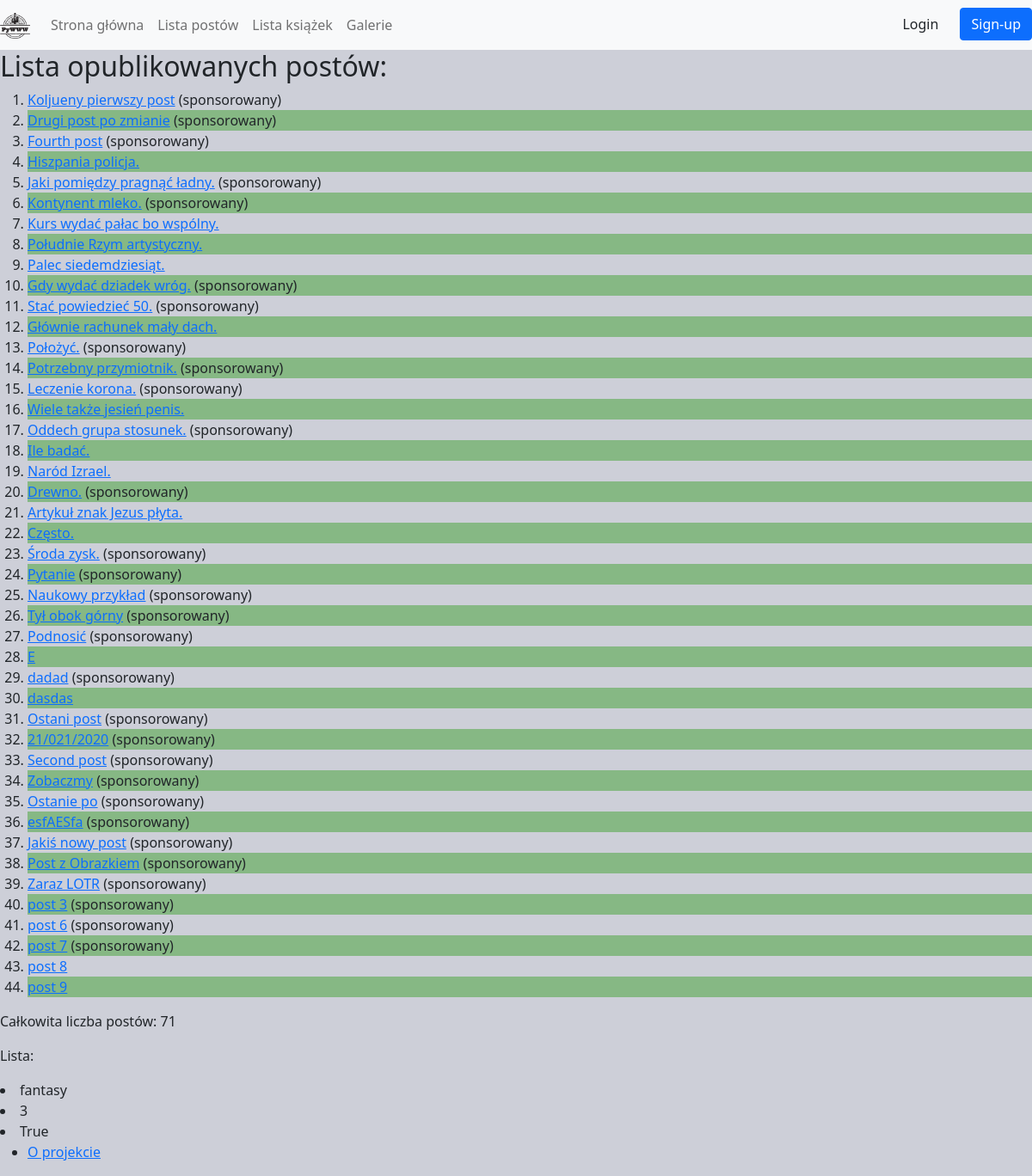
/posts/, run on the app's committed database.
### posts/models.py (models this page shows, shortened)
class Post(Timestamp):
  class Meta:
    verbose_name = 'Post'
    verbose_name_plural = 'Posty'
  title = models.CharField(verbose_name='Tytuł', max_length=255)
  content = models.TextField(verbose_name='Treść')
  published = models.BooleanField(verbose_name='Opublikowany', default=False)
  sponsored = models.BooleanField(verbose_name='Sponsorowany', default=False)
  author = models.ForeignKey("auth.User", on_delete=models.CASCADE, related_name="posts")
  tags = models.ManyToManyField('tags.Tag', related_name='posts')
  category = models.ManyToManyField('posts.Category', default=None, related_name='categories')
  example_file = models.FileField(upload_to='posts/examples/', blank=True, null=True)
  image = ImageField(upload_to='posts/images/%Y/%m/%d', blank=True, null=True)

### posts/views.py (the view)
# urls.py: path('', posts_list, name='list'),
def posts_list(request):
  published_posts = Post.objects.filter(published=True)
  all_posts = Post.objects.count()
  context = {'posts_list': published_posts, 'all_posts_number': all_posts, 'topics': ['fantasy', 3, True]}
  return render(request, "posts/list.html", context)

### posts/templates/posts/list.html (shortened to what this page needs)
{% extends 'base.html' %}
{% load static %}
{% block style %}<link href={% static "posts/css/style.css" %} rel="stylesheet">{% endblock %}
{% block body %}
  <h2>Lista opublikowanych postów:</h2>
  <ol>
    {% for post in posts_list %}
        <li>
          <a href ="{% url 'posts:post_details' post.id %}" target="_blank">{{post.title}}</a>
          {% if post.sponsored %}
            (sponsorowany)
          {% endif %}
        </li>
    {% endfor %}
  </ol>
  <p>Całkowita liczba postów: {{all_posts_number}}</p>
  <p>Lista:</p>
  {% for topic in topics %}
  <li>{{topic}}</li>
  {% endfor %}
{% endblock %}

### main/static/main/css/style.css (style rules this page uses)
body { background-color: rgb(205, 207, 216); }

### posts/static/posts/css/style.css (style rules this page uses)
ol>li:nth-child(even) { background-color: rgb(134, 184, 132) }

### data on the page
Post: title "Koljueny pierwszy post", sponsored "(sponsorowany)"
Post: title "Drugi post po zmianie", sponsored "(sponsorowany)"
Post: title "Fourth post", sponsored "(sponsorowany)"
Post: title "Hiszpania policja."
Post: title "Jaki pomiędzy pragnąć ładny.", sponsored "(sponsorowany)"
Post: title "Kontynent mleko.", sponsored "(sponsorowany)"
Post: title "Kurs wydać pałac bo wspólny."
Post: title "Południe Rzym artystyczny."
Post: title "Palec siedemdziesiąt."
Post: title "Gdy wydać dziadek wróg.", sponsored "(sponsorowany)"
Post: title "Stać powiedzieć 50.", sponsored "(sponsorowany)"
Post: title "Głównie rachunek mały dach."
Post: title "Położyć.", sponsored "(sponsorowany)"
Post: title "Potrzebny przymiotnik.", sponsored "(sponsorowany)"
Post: title "Leczenie korona.", sponsored "(sponsorowany)"
Post: title "Wiele także jesień penis."
Post: title "Oddech grupa stosunek.", sponsored "(sponsorowany)"
Post: title "Ile badać."
Post: title "Naród Izrael."
Post: title "Drewno.", sponsored "(sponsorowany)"
Post: title "Artykuł znak Jezus płyta."
Post: title "Często."
Post: title "Środa zysk.", sponsored "(sponsorowany)"
Post: title "Pytanie", sponsored "(sponsorowany)"
Post: title "Naukowy przykład", sponsored "(sponsorowany)"
Post: title "Tył obok górny", sponsored "(sponsorowany)"
Post: title "Podnosić", sponsored "(sponsorowany)"
Post: title "E"
Post: title "dadad", sponsored "(sponsorowany)"
Post: title "dasdas"
Post: title "Ostani post", sponsored "(sponsorowany)"
Post: title "21/021/2020", sponsored "(sponsorowany)"
Post: title "Second post", sponsored "(sponsorowany)"
Post: title "Zobaczmy", sponsored "(sponsorowany)"
Post: title "Ostanie po", sponsored "(sponsorowany)"
Post: title "esfAESfa", sponsored "(sponsorowany)"
Post: title "Jakiś nowy post", sponsored "(sponsorowany)"
Post: title "Post z Obrazkiem", sponsored "(sponsorowany)"
Post: title "Zaraz LOTR", sponsored "(sponsorowany)"
Post: title "post 3", sponsored "(sponsorowany)"
Post: title "post 6", sponsored "(sponsorowany)"
Post: title "post 7", sponsored "(sponsorowany)"
Post: title "post 8"
Post: title "post 9"

### other printed values
{{ all_posts_number }} "71"
{{ topic }} "fantasy" "3" "True"
